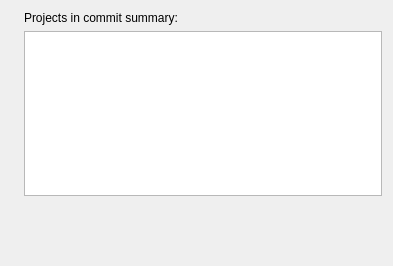
<?xml version="1.0" encoding="UTF-8"?>
<ui version="4.0">
 <class>KdeObservatoryConfigCommitSummary</class>
 <widget class="QWidget" name="KdeObservatoryConfigCommitSummary">
  <property name="geometry">
   <rect>
    <x>0</x>
    <y>0</y>
    <width>393</width>
    <height>266</height>
   </rect>
  </property>
  <property name="windowTitle">
   <string>Configure KDE Observatory - Commit Summary</string>
  </property>
  <layout class="QGridLayout" name="gridLayout">
   <item row="0" column="1">
    <widget class="QLabel" name="lblProjectsInCommitSummary">
     <property name="sizePolicy">
      <sizepolicy hsizetype="Fixed" vsizetype="Fixed">
       <horstretch>0</horstretch>
       <verstretch>0</verstretch>
      </sizepolicy>
     </property>
     <property name="text">
      <string>Projects in commit summary:</string>
     </property>
     <property name="alignment">
      <set>Qt::AlignLeading|Qt::AlignLeft|Qt::AlignVCenter</set>
     </property>
     <property name="buddy">
      <cstring>size</cstring>
     </property>
    </widget>
   </item>
   <item row="1" column="0">
    <spacer name="spacer1">
     <property name="orientation">
      <enum>Qt::Horizontal</enum>
     </property>
     <property name="sizeType">
      <enum>QSizePolicy::Fixed</enum>
     </property>
     <property name="sizeHint" stdset="0">
      <size>
       <width>13</width>
       <height>47</height>
      </size>
     </property>
    </spacer>
   </item>
   <item row="1" column="1">
    <widget class="QListWidget" name="projectsInCommitSummary">
     <property name="minimumSize">
      <size>
       <width>0</width>
       <height>85</height>
      </size>
     </property>
    </widget>
   </item>
   <item row="2" column="1">
    <spacer name="spacer2">
     <property name="orientation">
      <enum>Qt::Vertical</enum>
     </property>
     <property name="sizeHint" stdset="0">
      <size>
       <width>20</width>
       <height>86</height>
      </size>
     </property>
    </spacer>
   </item>
  </layout>
 </widget>
 <resources/>
 <connections/>
</ui>
